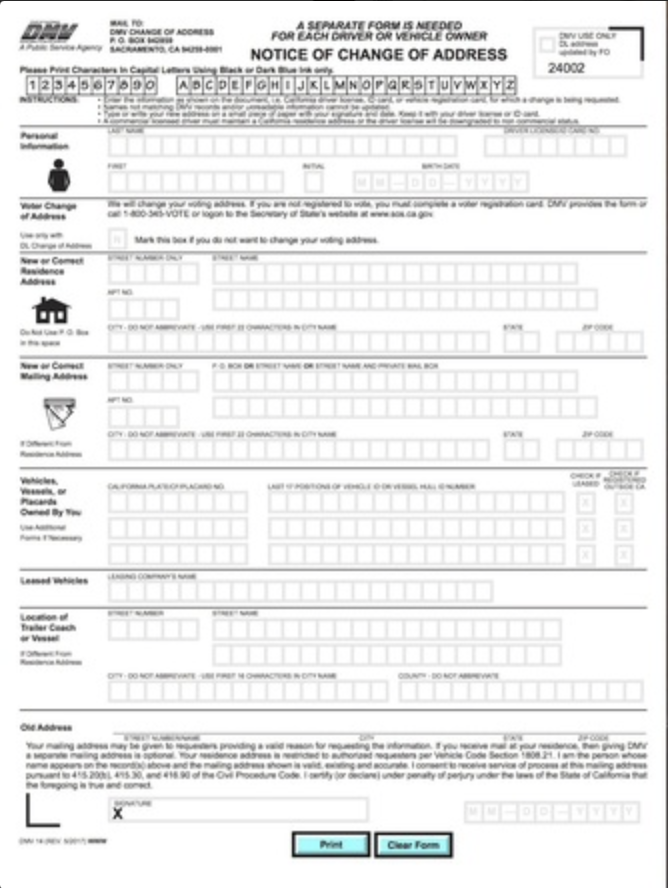
#> input picture inputs/ref.png, 668 x 888 px
$ jupyter execute --allow-errors 'Document_alignment_with reference.ipynb'   (shell and % lines are left out)
#> lines starting #> are read from the running program, lines starting #| are printed output that depends on the picture
# Document Alignment

This notebook will teach you about:
* ORB
* Discriptor Matcher
* Perspective Transform
* Homography

You will learn to perform document alignment using the above techniques.

[cell 1]
import cv2
import numpy as np
import matplotlib.pyplot as plt

[cell 2]
imRef = cv2.imread('inputs/ref.png', cv2.IMREAD_COLOR)
#> imRef is the input picture: shape (888, 668, 3); mean B, G, R 236.6, 236.7, 236.5

[cell 3]
im = cv2.imread('inputs/img.png', cv2.IMREAD_COLOR)
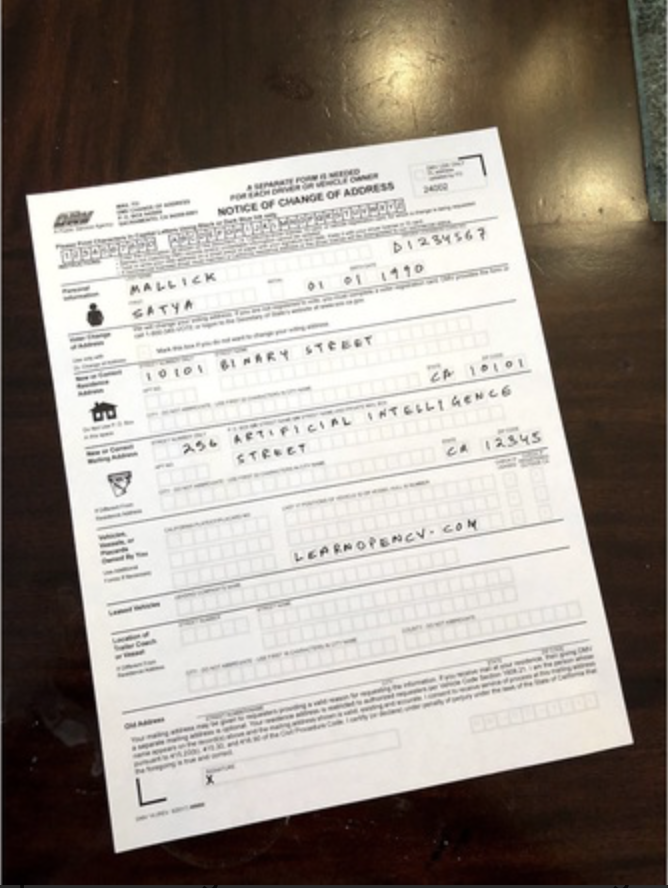
#> input picture inputs/img.png, 668 x 888 px
#> im is the input picture: shape (888, 668, 3); mean B, G, R 137.3, 145.3, 153.2

Detect Features

[cell 4]
MAX_FEATURES = 500
GOOD_MATCH_PERCENT = 0.15

[cell 5]
# Convert images to grayscale.
im1Gray = cv2.cvtColor(im, cv2.COLOR_BGR2GRAY)
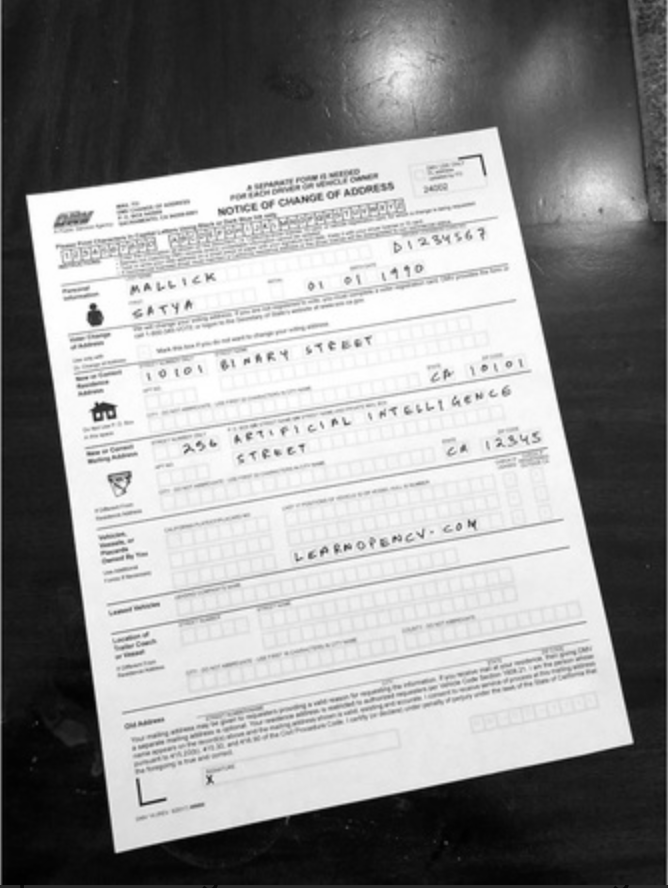
#> im1Gray: shape (888, 668); min 1, max 255, mean 146.8
im2Gray = cv2.cvtColor(imRef, cv2.COLOR_BGR2GRAY)

[cell 6]
# Detect ORB features and compute descriptors.
orb = cv2.ORB_create(MAX_FEATURES)
keypoints1, descriptors1 = orb.detectAndCompute(im1Gray, None)
#> keypoints1 = 500 keypoints; strongest (x, y, size): (93, 320, 92.6), (92, 305, 44.6), (98, 414, 31), (91, 306, 37.2)
keypoints2, descriptors2 = orb.detectAndCompute(im2Gray, None)
#> keypoints2 = 500 keypoints; strongest (x, y, size): (59, 161, 53.6), (64, 320, 53.6), (379, 837, 44.6), (293, 855, 31)

Match Features

[cell 7]
# Match features.
matcher = cv2.DescriptorMatcher_create(cv2.DESCRIPTOR_MATCHER_BRUTEFORCE_HAMMING)
matches = matcher.match(descriptors1, descriptors2, None)
#> matches = 500 matches

# Sort matches by score
#> (the rest of this cell did not finish here and is left out)

[cell 8]
# Extract location of good matches
points1 = np.zeros((len(matches), 2), dtype=np.float32)
#> points1 = 500 pairs, first value 0 to 0, second value 0 to 0
points2 = np.zeros((len(matches), 2), dtype=np.float32)
#> points2 = 500 pairs, first value 0 to 0, second value 0 to 0

for i, match in enumerate(matches):
    points1[i, :] = keypoints1[match.queryIdx].pt
    points2[i, :] = keypoints2[match.trainIdx].pt
#> after the loop, points1 = 500 pairs, first value 55 to 631, second value 127 to 852; points2 = 500 pairs, first value 31 to 584.8, second value 37.2 to 856

# Find homography
h, mask = cv2.findHomography(points1, points2, cv2.RANSAC)
#> h = [[1.42, -0.216, -4.1], [0.214, 1.48, -303.8], [1.41e-05, 0.000121, 1]]; mask = 500 values, max 1 at index 8, min 0 at index 0, mean 0.088

[cell 9]
# Use homography
height, width, channels = imRef.shape
#> height = 888; width = 668; channels = 3
im1Reg = cv2.warpPerspective(im, h, (width, height))
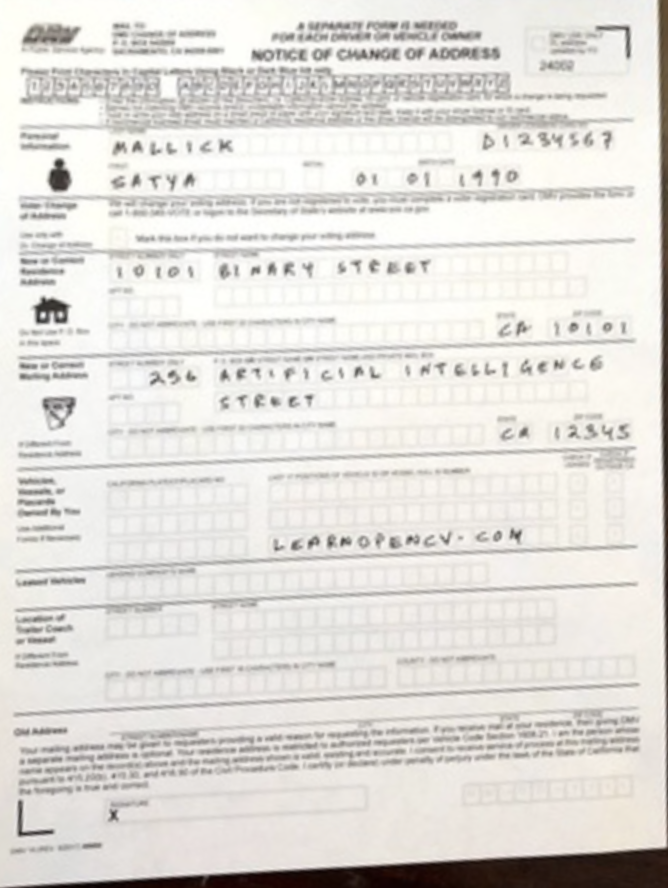
#> im1Reg: shape (888, 668, 3); mean B, G, R 217.3, 221.8, 224.5
cv2.imwrite("outputs/alignedORB.jpg", im1Reg)
#> Out = True

[cell 10]
plt.imshow(im1Reg[:,:,::-1])
plt.show()
